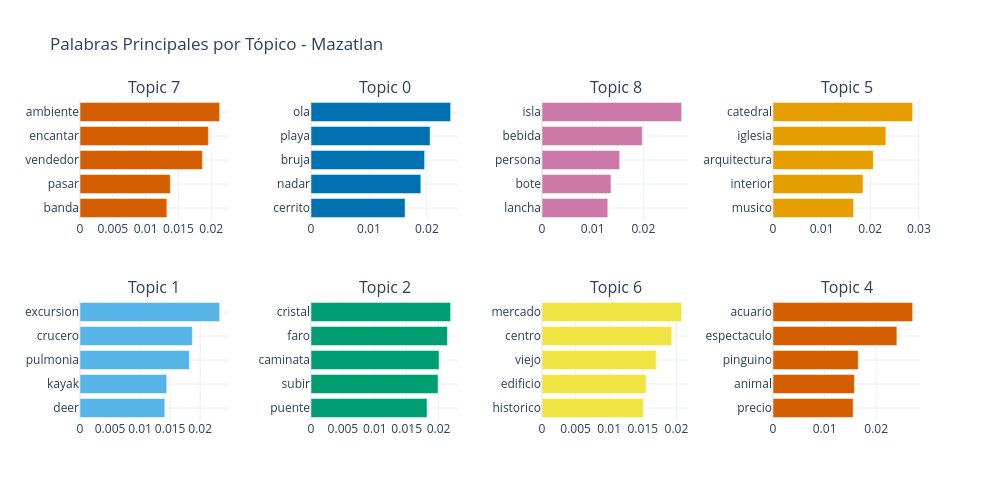
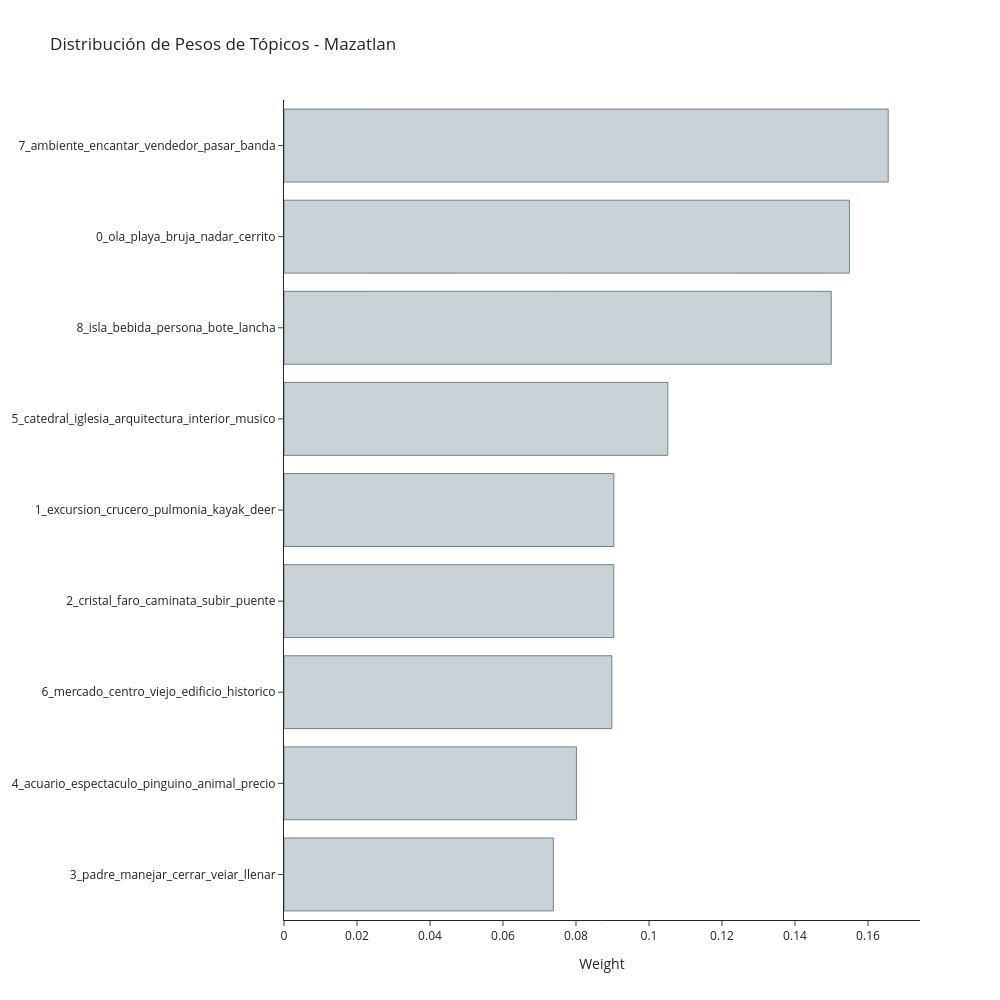
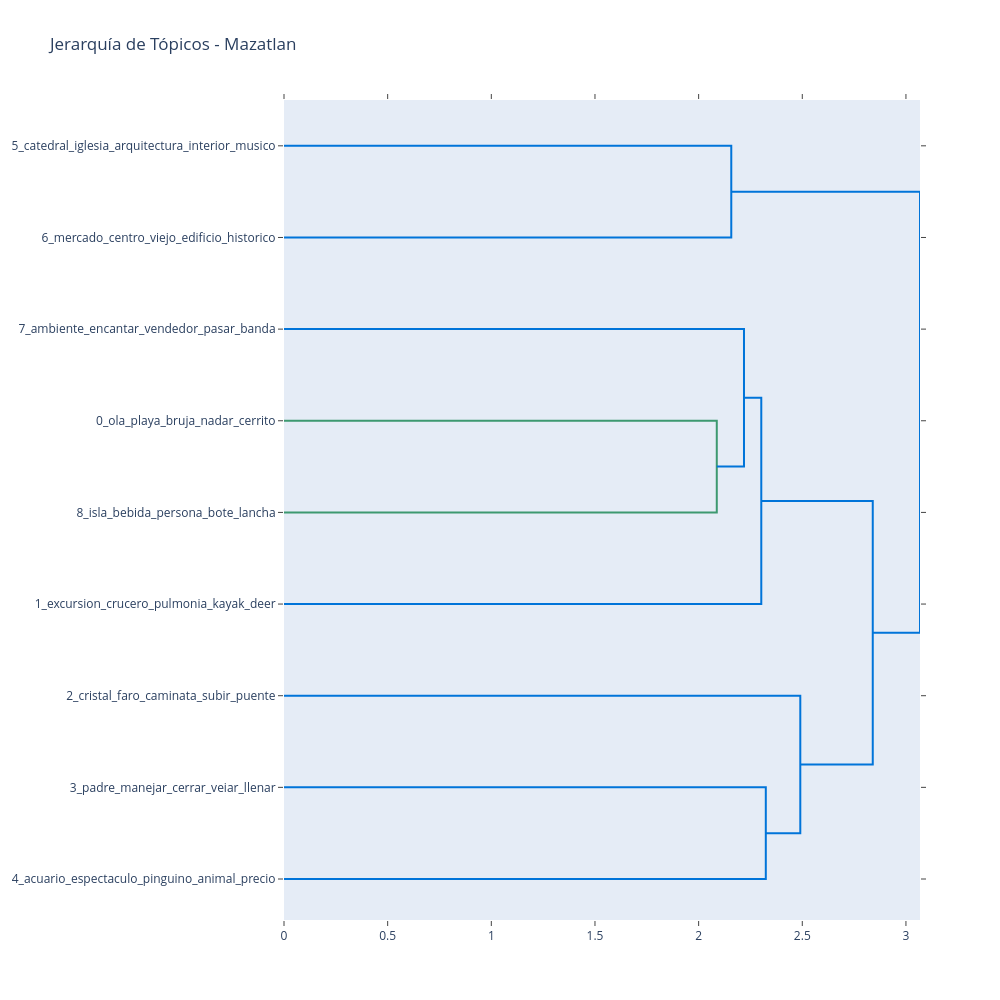

Notebook code cell kept with these figures, in order:
### Code cell
# ===== VISUALIZACIONES ESPECÍFICAS DE FASTOPIC =====

# Generar visualización de tópicos
fig_topics = topic_model.visualize_topic(top_n=min(8, len(topic_info)))
fig_topics.update_layout(title=f"Palabras Principales por Tópico - {CIUDAD_ANALIZAR}")
fig_topics.show()

# Generar visualización de pesos de tópicos
fig_weights = topic_model.visualize_topic_weights(top_n=min(10, len(topic_info)))
fig_weights.update_layout(title=f"Distribución de Pesos de Tópicos - {CIUDAD_ANALIZAR}")
fig_weights.show()

# Generar jerarquía de tópicos si hay suficientes
if len(topic_info) >= 3:
    fig_hierarchy = topic_model.visualize_topic_hierarchy()
    fig_hierarchy.update_layout(title=f"Jerarquía de Tópicos - {CIUDAD_ANALIZAR}")
    fig_hierarchy.show()

print(f"\n📋 Resumen del modelado FASTopic:")
print(f"✅ Textos analizados: {len(texts)}")
print(f"🎯 Tópicos encontrados: {len(topic_info)}")
print(f"⏱️ Tiempo de entrenamiento: {tiempo_entrenamiento:.2f}s")
print(f"📊 Probabilidad promedio: {df_con_topicos['Probabilidad_Topico'].mean():.3f}")
print(f"📈 Distribución:")
for i, (topico, count) in enumerate(topico_counts.head(5).items()):
    print(f"   {i+1}. {topico}: {count} opiniones ({count/len(df_con_topicos)*100:.1f}%)")

### Figure 1 — Plotly figure (JSON) as saved in the notebook; plotly's stock layout.template omitted (floating-point values rounded to 4 significant figures)
{"data": [{"marker": {"color": "#D55E00"}, "orientation": "h", "type": "bar", "x": [0.01324, 0.01376, 0.01865, 0.01957, 0.02128], "xaxis": "x", "y": ["banda", "pasar", "vendedor", "encantar", "ambiente"], "yaxis": "y"}, {"marker": {"color": "#0072B2"}, "orientation": "h", "type": "bar", "x": [0.01625, 0.01896, 0.01961, 0.02056, 0.02411], "xaxis": "x2", "y": ["cerrito", "nadar", "bruja", "playa", "ola"], "yaxis": "y2"}, {"marker": {"color": "#CC79A7"}, "orientation": "h", "type": "bar", "x": [0.01298, 0.01361, 0.01532, 0.01978, 0.02754], "xaxis": "x3", "y": ["lancha", "bote", "persona", "bebida", "isla"], "yaxis": "y3"}, {"marker": {"color": "#E69F00"}, "orientation": "h", "type": "bar", "x": [0.01656, 0.01851, 0.02064, 0.02321, 0.02872], "xaxis": "x4", "y": ["musico", "interior", "arquitectura", "iglesia", "catedral"], "yaxis": "y4"}, {"marker": {"color": "#56B4E9"}, "orientation": "h", "type": "bar", "x": [0.01412, 0.01444, 0.0182, 0.01869, 0.02324], "xaxis": "x5", "y": ["deer", "kayak", "pulmonia", "crucero", "excursion"], "yaxis": "y5"}, {"marker": {"color": "#009E73"}, "orientation": "h", "type": "bar", "x": [0.0182, 0.01992, 0.02008, 0.0214, 0.02189], "xaxis": "x6", "y": ["puente", "subir", "caminata", "faro", "cristal"], "yaxis": "y6"}, {"marker": {"color": "#F0E442"}, "orientation": "h", "type": "bar", "x": [0.01507, 0.01547, 0.017, 0.0193, 0.02078], "xaxis": "x7", "y": ["historico", "edificio", "viejo", "centro", "mercado"], "yaxis": "y7"}, {"marker": {"color": "#D55E00"}, "orientation": "h", "type": "bar", "x": [0.01552, 0.01577, 0.01652, 0.02401, 0.02706], "xaxis": "x8", "y": ["precio", "animal", "pinguino", "espectaculo", "acuario"], "yaxis": "y8"}], "layout": {"annotations": [{"font": {"size": 16}, "showarrow": false, "text": "Topic 7", "x": 0.0875, "xanchor": "center", "xref": "paper", "y": 1, "yanchor": "bottom", "yref": "paper"}, {"font": {"size": 16}, "showarrow": false, "text": "Topic 0", "x": 0.3625, "xanchor": "center", "xref": "paper", "y": 1, "yanchor": "bottom", "yref": "paper"}, {"font": {"size": 16}, "showarrow": false, "text": "Topic 8", "x": 0.6375, "xanchor": "center", "xref": "paper", "y": 1, "yanchor": "bottom", "yref": "paper"}, {"font": {"size": 16}, "showarrow": false, "text": "Topic 5", "x": 0.9125, "xanchor": "center", "xref": "paper", "y": 1, "yanchor": "bottom", "yref": "paper"}, {"font": {"size": 16}, "showarrow": false, "text": "Topic 1", "x": 0.0875, "xanchor": "center", "xref": "paper", "y": 0.375, "yanchor": "bottom", "yref": "paper"}, {"font": {"size": 16}, "showarrow": false, "text": "Topic 2", "x": 0.3625, "xanchor": "center", "xref": "paper", "y": 0.375, "yanchor": "bottom", "yref": "paper"}, {"font": {"size": 16}, "showarrow": false, "text": "Topic 6", "x": 0.6375, "xanchor": "center", "xref": "paper", "y": 0.375, "yanchor": "bottom", "yref": "paper"}, {"font": {"size": 16}, "showarrow": false, "text": "Topic 4", "x": 0.9125, "xanchor": "center", "xref": "paper", "y": 0.375, "yanchor": "bottom", "yref": "paper"}], "height": 500, "hoverlabel": {"bgcolor": "white", "font": {"family": "Rockwell", "size": 16}}, "showlegend": false, "title": {"text": "Palabras Principales por Tópico - Mazatlan"}, "width": 1000, "xaxis": {"anchor": "y", "domain": [0, 0.175], "showgrid": true}, "xaxis2": {"anchor": "y2", "domain": [0.275, 0.45], "showgrid": true}, "xaxis3": {"anchor": "y3", "domain": [0.55, 0.725], "showgrid": true}, "xaxis4": {"anchor": "y4", "domain": [0.825, 1], "showgrid": true}, "xaxis5": {"anchor": "y5", "domain": [0, 0.175], "showgrid": true}, "xaxis6": {"anchor": "y6", "domain": [0.275, 0.45], "showgrid": true}, "xaxis7": {"anchor": "y7", "domain": [0.55, 0.725], "showgrid": true}, "xaxis8": {"anchor": "y8", "domain": [0.825, 1], "showgrid": true}, "yaxis": {"anchor": "x", "domain": [0.625, 1], "showgrid": true}, "yaxis2": {"anchor": "x2", "domain": [0.625, 1], "showgrid": true}, "yaxis3": {"anchor": "x3", "domain": [0.625, 1], "showgrid": true}, "yaxis4": {"anchor": "x4", "domain": [0.625, 1], "showgrid": true}, "yaxis5": {"anchor": "x5", "domain": [0, 0.375], "showgrid": true}, "yaxis6": {"anchor": "x6", "domain": [0, 0.375], "showgrid": true}, "yaxis7": {"anchor": "x7", "domain": [0, 0.375], "showgrid": true}, "yaxis8": {"anchor": "x8", "domain": [0, 0.375], "showgrid": true}}}

### Figure 2 — Plotly figure (JSON) as saved in the notebook; plotly's stock layout.template omitted (floating-point values rounded to 4 significant figures)
{"data": [{"marker": {"color": "#C8D2D7", "line": {"color": "#6E8484", "width": 1}}, "orientation": "h", "type": "bar", "x": [0.07379, 0.08012, 0.08982, 0.09035, 0.09037, 0.1052, 0.1499, 0.1549, 0.1655], "y": ["3_padre_manejar_cerrar_veiar_llenar", "4_acuario_espectaculo_pinguino_animal_precio", "6_mercado_centro_viejo_edificio_historico", "2_cristal_faro_caminata_subir_puente", "1_excursion_crucero_pulmonia_kayak_deer", "5_catedral_iglesia_arquitectura_interior_musico", "8_isla_bebida_persona_bote_lancha", "0_ola_playa_bruja_nadar_cerrito", "7_ambiente_encantar_vendedor_pasar_banda"]}], "layout": {"height": 1000, "hoverlabel": {"bgcolor": "white", "font": {"family": "Rockwell", "size": 16}}, "title": {"text": "Distribución de Pesos de Tópicos - Mazatlan"}, "width": 1000, "xaxis": {"title": {"text": "Weight"}}}}

### Figure 3 — Plotly figure (JSON) as saved in the notebook; plotly's stock layout.template omitted (floating-point values rounded to 4 significant figures)
{"data": [{"hoverinfo": "text", "marker": {"color": "rgb(0,116,217)"}, "mode": "lines", "type": "scatter", "x": [0.0, 2.157, 2.157, 0.0], "xaxis": "x", "y": [-5.0, -5.0, -15.0, -15.0], "yaxis": "y"}, {"hoverinfo": "text", "marker": {"color": "rgb(61,153,112)"}, "mode": "lines", "type": "scatter", "x": [0.0, 2.088, 2.088, 0.0], "xaxis": "x", "y": [-35.0, -35.0, -45.0, -45.0], "yaxis": "y"}, {"hoverinfo": "text", "marker": {"color": "rgb(0,116,217)"}, "mode": "lines", "type": "scatter", "x": [0.0, 2.219, 2.219, 2.088], "xaxis": "x", "y": [-25.0, -25.0, -40.0, -40.0], "yaxis": "y"}, {"hoverinfo": "text", "marker": {"color": "rgb(0,116,217)"}, "mode": "lines", "type": "scatter", "x": [2.219, 2.302, 2.302, 0.0], "xaxis": "x", "y": [-32.5, -32.5, -55.0, -55.0], "yaxis": "y"}, {"hoverinfo": "text", "marker": {"color": "rgb(0,116,217)"}, "mode": "lines", "type": "scatter", "x": [0.0, 2.324, 2.324, 0.0], "xaxis": "x", "y": [-75.0, -75.0, -85.0, -85.0], "yaxis": "y"}, {"hoverinfo": "text", "marker": {"color": "rgb(0,116,217)"}, "mode": "lines", "type": "scatter", "x": [0.0, 2.49, 2.49, 2.324], "xaxis": "x", "y": [-65.0, -65.0, -80.0, -80.0], "yaxis": "y"}, {"hoverinfo": "text", "marker": {"color": "rgb(0,116,217)"}, "mode": "lines", "type": "scatter", "x": [2.302, 2.84, 2.84, 2.49], "xaxis": "x", "y": [-43.75, -43.75, -72.5, -72.5], "yaxis": "y"}, {"hoverinfo": "text", "marker": {"color": "rgb(0,116,217)"}, "mode": "lines", "type": "scatter", "x": [2.157, 3.068, 3.068, 2.84], "xaxis": "x", "y": [-10.0, -10.0, -58.12, -58.12], "yaxis": "y"}], "layout": {"autosize": false, "height": 1000, "hovermode": "closest", "showlegend": false, "title": {"text": "Jerarquía de Tópicos - Mazatlan"}, "width": 1000, "xaxis": {"mirror": "allticks", "rangemode": "tozero", "showgrid": false, "showline": true, "showticklabels": true, "ticks": "outside", "type": "linear", "zeroline": false}, "yaxis": {"mirror": "allticks", "rangemode": "tozero", "showgrid": false, "showline": true, "showticklabels": true, "tickmode": "array", "ticks": "outside", "ticktext": ["5_catedral_iglesia_arquitectura_interior_musico", "6_mercado_centro_viejo_edificio_historico", "7_ambiente_encantar_vendedor_pasar_banda", "0_ola_playa_bruja_nadar_cerrito", "8_isla_bebida_persona_bote_lancha", "1_excursion_crucero_pulmonia_kayak_deer", "2_cristal_faro_caminata_subir_puente", "3_padre_manejar_cerrar_veiar_llenar", "4_acuario_espectaculo_pinguino_animal_precio"], "tickvals": [-5, -15, -25, -35, -45, -55, -65, -75, -85], "type": "linear", "zeroline": false}}}
